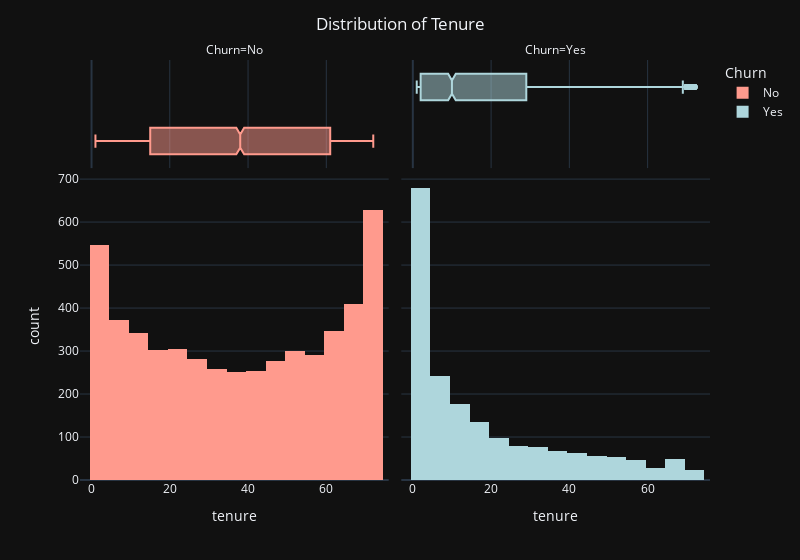

This figure's notebook cell:
### Code cell
fig = px.histogram(data_frame=main_df, x='tenure', facet_col='Churn', facet_col_wrap=2, color='Churn', 
                    width=800, color_discrete_sequence=['#ff9a8d', '#aed6dc'], marginal='box', 
                    nbins=25, template='plotly_dark')
fig.update_layout(title='Distribution of Tenure', title_x = 0.5)

### Figure 1 — Plotly figure (JSON) as saved in the notebook; plotly's stock layout.template omitted (floating-point values rounded to 4 significant figures; data arrays with more than 128 entries replaced by an {"elided": "..."} marker saying what was removed)
{"data": [{"alignmentgroup": "True", "bingroup": "x", "hovertemplate": "Churn=No<br>tenure=%{x}<br>count=%{y}<extra></extra>", "legendgroup": "No", "marker": {"color": "#ff9a8d", "pattern": {"shape": ""}}, "name": "No", "nbinsx": 25, "offsetgroup": "No", "orientation": "v", "showlegend": true, "type": "histogram", "x": {"elided": "5163 int values"}, "xaxis": "x", "yaxis": "y"}, {"alignmentgroup": "True", "hovertemplate": "Churn=No<br>tenure=%{x}<extra></extra>", "legendgroup": "No", "marker": {"color": "#ff9a8d"}, "name": "No", "notched": true, "offsetgroup": "No", "showlegend": false, "type": "box", "x": {"elided": "5163 int values"}, "xaxis": "x3", "yaxis": "y3"}, {"alignmentgroup": "True", "bingroup": "x", "hovertemplate": "Churn=Yes<br>tenure=%{x}<br>count=%{y}<extra></extra>", "legendgroup": "Yes", "marker": {"color": "#aed6dc", "pattern": {"shape": ""}}, "name": "Yes", "nbinsx": 25, "offsetgroup": "Yes", "orientation": "v", "showlegend": true, "type": "histogram", "x": {"elided": "1869 int values"}, "xaxis": "x2", "yaxis": "y2"}, {"alignmentgroup": "True", "hovertemplate": "Churn=Yes<br>tenure=%{x}<extra></extra>", "legendgroup": "Yes", "marker": {"color": "#aed6dc"}, "name": "Yes", "notched": true, "offsetgroup": "Yes", "showlegend": false, "type": "box", "x": {"elided": "1869 int values"}, "xaxis": "x4", "yaxis": "y4"}], "layout": {"annotations": [{"font": {}, "showarrow": false, "text": "Churn=No", "x": 0.245, "xanchor": "center", "xref": "paper", "y": 1, "yanchor": "bottom", "yref": "paper"}, {"font": {}, "showarrow": false, "text": "Churn=Yes", "x": 0.755, "xanchor": "center", "xref": "paper", "y": 1, "yanchor": "bottom", "yref": "paper"}], "barmode": "relative", "legend": {"title": {"text": "Churn"}, "tracegroupgap": 0}, "margin": {"t": 60}, "title": {"text": "Distribution of Tenure", "x": 0.5}, "width": 800, "xaxis": {"anchor": "y", "domain": [0, 0.49], "title": {"text": "tenure"}}, "xaxis2": {"anchor": "y2", "domain": [0.51, 1], "matches": "x", "title": {"text": "tenure"}}, "xaxis3": {"anchor": "y3", "domain": [0, 0.49], "matches": "x", "showgrid": true, "showticklabels": false}, "xaxis4": {"anchor": "y4", "domain": [0.51, 1], "matches": "x", "showgrid": true, "showticklabels": false}, "yaxis": {"anchor": "x", "domain": [0, 0.7326], "title": {"text": "count"}}, "yaxis2": {"anchor": "x2", "domain": [0, 0.7326], "matches": "y", "showticklabels": false}, "yaxis3": {"anchor": "x3", "domain": [0.7426, 1], "matches": "y3", "showgrid": false, "showline": false, "showticklabels": false, "ticks": ""}, "yaxis4": {"anchor": "x4", "domain": [0.7426, 1], "matches": "y3", "showgrid": false, "showline": false, "showticklabels": false, "ticks": ""}}}
